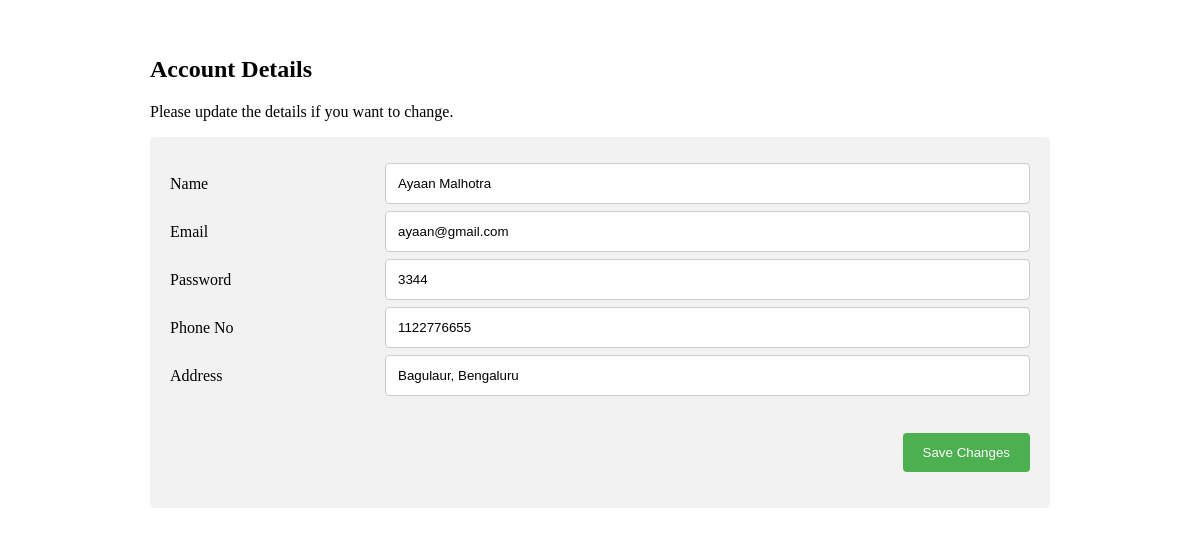
The app's page /account.php (signed in) with its own data.
### tables this page shows
CREATE TABLE `users` (
  `id` int(11) NOT NULL,
  `email` varchar(255) NOT NULL,
  `password` varchar(255) NOT NULL,
  `full_name` varchar(255) NOT NULL,
  `phone` int(10) NOT NULL,
  `address` text NOT NULL
);

### account.php (the view, shortened to what this page needs)
<?php
    include('dbconnection.php');
    $qr = "SELECT id FROM users WHERE email = '".$_SESSION['email']."'";
    $run_qr = mysqli_query($connection, $qr);
    $row = mysqli_fetch_assoc($run_qr);
    $id = $row['id'];
?>
<!DOCTYPE html>
<html>
<head>
</head>
<body>
<h2>Account Details</h2>
<p>Please update the details if you want to change.</p>
<div class="container">
  <form action="<?php echo htmlspecialchars($_SERVER["PHP_SELF"]); ?>" method="POST">
              <?php
                    $query = "SELECT * FROM users WHERE id = ".$id;
                    $run_query = mysqli_query($connection, $query);
                    while( $result = mysqli_fetch_assoc($run_query) )
                    {
                        if($result){ ?>
    <div class="row">
      <div class="col-25">
        <label for="name">Name</label>
      </div>
      <div class="col-75">
        <input type="text" id="name" name="name" placeholder="Name" value="<?php  echo $result['full_name']; ?>">
      </div>
    </div>
    <div class="row">
      <div class="col-25">
        <label for="email">Email</label>
      </div>
      <div class="col-75">
        <input type="email" id="email" name="email" placeholder="Email Address" value="<?php  echo $result['email']; ?>">
      </div>
    </div>
    <div class="row">
      <div class="col-25">
        <label for="name">Password</label>
      </div>
      <div class="col-75">
        <input type="text" id="name" name="password" placeholder="Password" value="<?php  echo $result['password']; ?>">
      </div>
    </div>
    <div class="row">
      <div class="col-25">
        <label for="phone">Phone No</label>
      </div>
      <div class="col-75">
        <input type=number id="phone" name="phone" placeholder="Phone Number" value="<?php  echo $result['phone']; ?>">
      </div>
    </div>
    <div class="row">
      <div class="col-25">
        <label for="name">Address</label>
      </div>
      <div class="col-75">
        <input type="text" id="name" name="address" placeholder="Address" value="<?php  echo $result['address']; ?>">
      </div>
    </div>
    <?php } } ?>
    <div class="row"><br><br>
      <input type="submit" value="Save Changes">
    </div>
  </form>
</div>
</body>
</html>

### account.php (style rules this page uses)
* { box-sizing: border-box; }
body { width: 900px; margin: auto; }
input[type=text], input[type=email], input[type=number], select, textarea { width: 100%; padding: 12px; border: 1px solid #ccc; border-radius: 4px; resize: vertical; }
label { padding: 12px 12px 12px 0; display: inline-block; }
input[type=submit] { background-color: #4CAF50; color: white; padding: 12px 20px; border: none; border-radius: 4px; cursor: pointer; float: right; }
.container { border-radius: 5px; background-color: #f2f2f2; padding: 20px; }
.col-25 { float: left; width: 25%; margin-top: 6px; }
.col-75 { float: left; width: 75%; margin-top: 6px; }
.row:after { content: ""; display: table; clear: both; }

### records on screen
users: name "Ayaan Malhotra", email "ayaan@gmail.com", password "3344", phone "1122776655", address "Bagulaur, Bengaluru"
